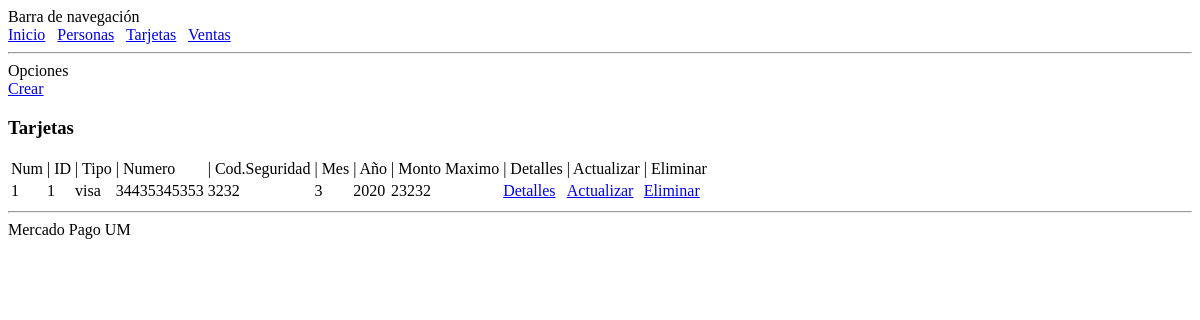
/tarjeta/, run on an earlier commit of the app's database.
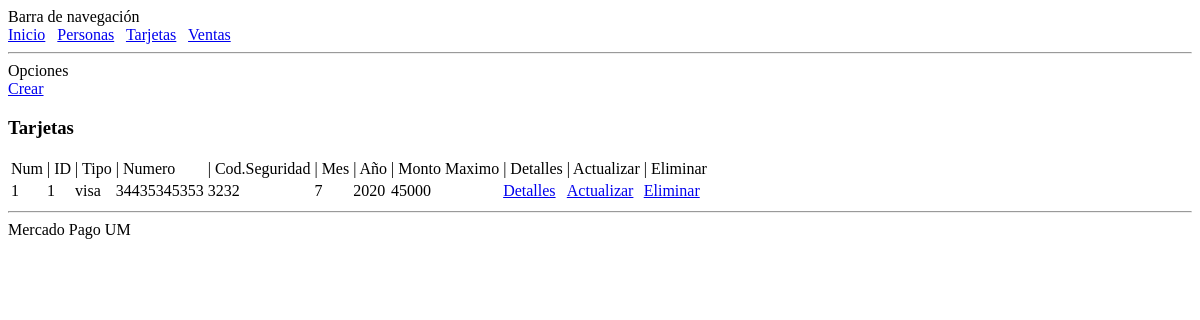
And on a later commit of the database.
### aplicacion_demo/modelos.py (models this page shows, shortened)
class Tarjeta(db.Model):
    __tablename__ = 'tarjeta'
    id = db.Column(db.Integer,
                   primary_key=True)
    tipo = db.Column(db.String(64),
                       index=False,
                       unique=False,
                       nullable=False)
    numero = db.Column(db.String(80),
                         index=False,
                         unique=False,
                         nullable=False)
    cods= db.Column(db.String(80),
                         index=False,
                         unique=False,
                         nullable=False)
    mes = db.Column(db.String(10),
                         index=False,
                         unique=False,
                         nullable=False)
    año = db.Column(db.String(10),
                         index=False,
                         unique=False,
                         nullable=False)
    montomax = db.Column(db.String(80),
                         index=False,
                         unique=False,
                         nullable=False)
    personas = relationship("Persona", secondary='tarjetapersona')
    ventas2 = relationship("Venta", secondary='ventastarjeta')
    @classmethod
    def get_all(cls):
        tarjetas = Tarjeta.query.all()
        return tarjetas

### aplicacion_demo/rutas_tarjeta.py (the view)
@app.route('/tarjeta/')
def tarjeta():
    tarjetas = Tarjeta.get_all()
    return render_template("tarjeta/index.html",
                           tarjetas=tarjetas,
                           titulo='Tarjetas')

### templates/tarjeta/index.html
{% extends 'estructura.html' %}
{% block contenido %}
    <div>Opciones</div>
    <div>
        <span><a href="crear">Crear</a><br></span>
    </div>
    <h3>Tarjetas</h3>
    {% if tarjetas|length < 1 %}
    <h4 style="text-align: center">Aun no hay tarjetas. Crea una!</h4>
    {% else %}
    <table>
        <thead>
            <td>Num</td>
            <td>| ID</td>
            <td>| Tipo</td>
            <td>| Numero</td>
            <td>| Cod.Seguridad</td>
            <td>| Mes</td>
            <td>| Año</td>
            <td>| Monto Maximo</td>
            <td>| Detalles</td>
            <td>| Actualizar</td>
            <td>| Eliminar</td>
        </thead>
        <tbody>
        {% for tarjeta in tarjetas %}
            <tr>
                <td>{{ loop.index }}</td>
                <td>{{ tarjeta.id }}</td>
                <td>{{ tarjeta.tipo}}</td>
                <td>{{ tarjeta.numero }}</td>
                <td>{{ tarjeta.cods }}</td>
                <td>{{ tarjeta.mes }}</td>
                <td>{{ tarjeta.año }}</td>
                <td>{{ tarjeta.montomax }}</td>
                <td><a href="detalle?id={{ tarjeta.id }}">Detalles</a></td>
                <td><a href="update?id={{ tarjeta.id }}">Actualizar</a></td>
                <td><a href="delete?id={{ tarjeta.id }}">Eliminar</a></td>
            </tr>
        {% endfor %}
        </tbody>
    </table>
    {% endif %}
{% endblock %}

What changed in the data, as far as the page shows it:
changed Tarjeta "visa": mes "3" → "7"; montomax "23232" → "45000"
